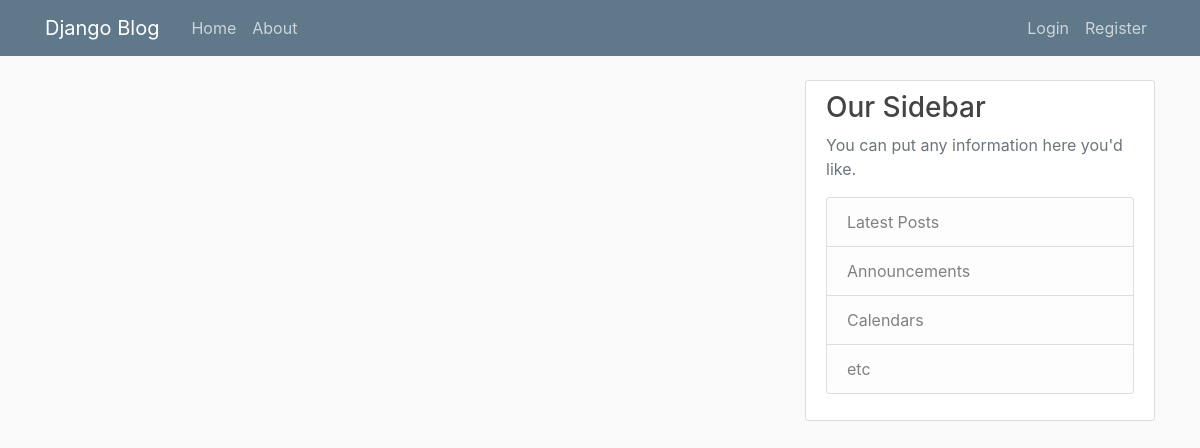
Before: / with the older database file.
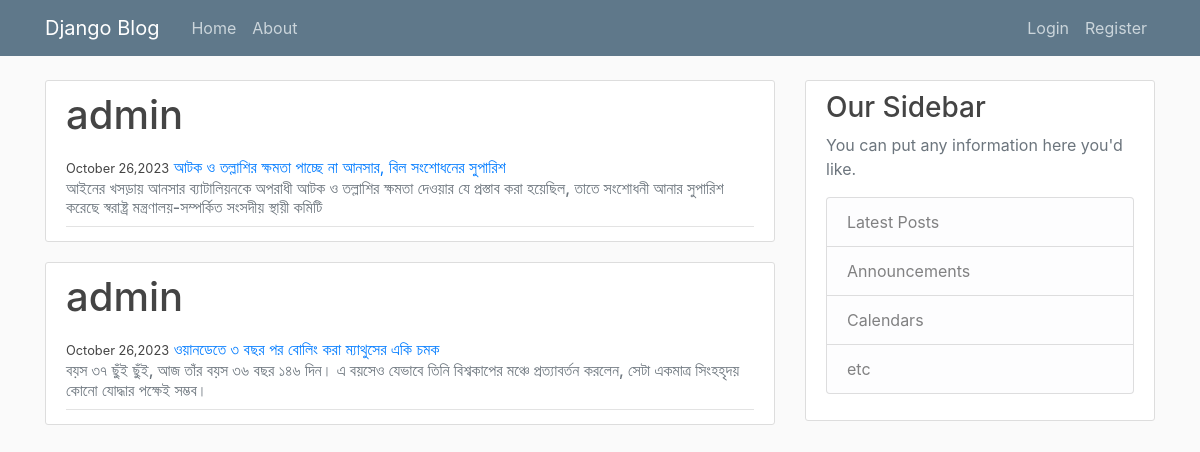
After: the same page with the newer database file.
### Blog/models.py (models this page shows)
class Post(models.Model):
    title = models.CharField(max_length=150)
    content = models.TextField()
    post_datetime = models.DateTimeField(default=timezone.now)
    author = models.ForeignKey(User, on_delete=models.CASCADE)

### Blog/views.py (the view)
# urls.py: path('', views.homepage, name="blog home"),
def homepage(request):
    posts =Post.objects.all()
    return render(request, "home.html", {"posts": posts})

### Blog/Templates/home.html
{% extends "base.html" %}
{% block content %}
{% for post in posts %}
<article class="media content-section">
    <div class="media-body">
        <div class="article-metadata">
            <h1><p class="article-content">{{ post.author }}</p></h1>
            <small class="article-title" href="#">{{ post.post_datetime|date:"F d,Y"}}</small>
            <a class="mr-2" href="#">{{ post.title }}</a>
            <h6><a class="text-muted">{{ post.content }}</a></h6>
        </div>
    </div>
</article>
{%endfor%}
{% endblock %}

### Blog/Templates/base.html (shortened to what this page needs)
{% load static %}
<!DOCTYPE html>
<html lang="en">
<head>
    <link rel="stylesheet" href="https://cdn.jsdelivr.net/npm/bootstrap@4.4.1/dist/css/bootstrap.min.css" integrity="sha384-
    Vkoo8x4CGsO3+Hhxv8T/Q5PaXtkKtu6ug5TOeNV6gBiFeWPGFN9MuhOf23Q9Ifjh">
    <link rel="stylesheet" type="text/css" href="{% static 'blog/main.css' %}">
</head>
<body>
<header class="site-header">
    <nav class="navbar navbar-expand-md navbar-dark bg-steel fixed-top">
        <div class="container">
            <a class="navbar-brand mr-4" href="/">Django Blog</a>
            <div class="collapse navbar-collapse" id="navbarToggle">
                <div class="navbar-nav mr-auto">
                    <a class="nav-item nav-link" href="{% url 'blog home' %}">Home</a>
                    <a class="nav-item nav-link" href="{% url 'blog about' %}">About</a>
                </div>
                <div class="navbar-nav">
                    <a class="nav-item nav-link" href="#">Login</a>
                    <a class="nav-item nav-link" href="#">Register</a>
                </div>
            </div>
        </div>
    </nav>
</header>
<main role="main" class="container">
    <div class="row">
        <div class="col-md-8">
            {% block content %}{% endblock %}
        </div>
        <div class="col-md-4">
            <div class="content-section">
                <h3>Our Sidebar</h3>
                <p class='text-muted'>You can put any information here you'd like.
                <ul class="list-group">
                    <li class="list-group-item list-group-item-light">Latest Posts</li>
                    <li class="list-group-item list-group-item-light">Announcements</li>
                    <li class="list-group-item list-group-item-light">Calendars</li>
                    <li class="list-group-item list-group-item-light">etc</li>
                </ul>
                </p>
            </div>
        </div>
    </div>
</main>
</body>
</html>

### Blog/static/blog/main.css (style rules this page uses)
body { background: #fafafa; color: #333333; margin-top: 5rem; }
h1, h2, h3, h4, h5, h6 { color: #444444; }
ul { margin: 0; }
.bg-steel { background-color: #5f788a; }
.site-header .navbar-nav .nav-link { color: #cbd5db; }
.content-section { background: #ffffff; padding: 10px 20px; border: 1px solid #dddddd; border-radius: 3px; margin-bottom: 20px; }
.article-title { color: #444444; }
.article-content { white-space: pre-line; }
.article-metadata { padding-bottom: 1px; margin-bottom: 4px; border-bottom: 1px solid #e3e3e3 }

Changed rows visible on the page:
added Post: author "admin", post_datetime "October 26,2023", title "আটক ও তল্লাশির ক্ষমতা পাচ্ছে না আনসার, বিল সংশোধনের সুপারিশ", content "আইনের খসড়ায় আনসার ব্যাটালিয়নকে অপরাধী আটক ও তল্লাশির ক্ষমতা দেওয়ার যে প্রস্তাব করা হয়েছিল, তাতে সংশোধনী আনার সুপারিশ করেছে স্বরাষ্ট্র মন্ত্রণালয়-সম্পর্কিত সংসদীয় স্থায়ী কমিটি"
added Post: author "admin", post_datetime "October 26,2023", title "ওয়ানডেতে ৩ বছর পর বোলিং করা ম্যাথুসের একি চমক", content "বয়স ৩৭ ছুঁই ছুঁই, আজ তাঁর বয়স ৩৬ বছর ১৪৬ দিন। এ বয়সেও যেভাবে তিনি বিশ্বকাপের মঞ্চে প্রত্যাবর্তন করলেন, সেটা একমাত্র সিংহহৃদয় কোনো যোদ্ধার পক্ষেই সম্ভব।"
